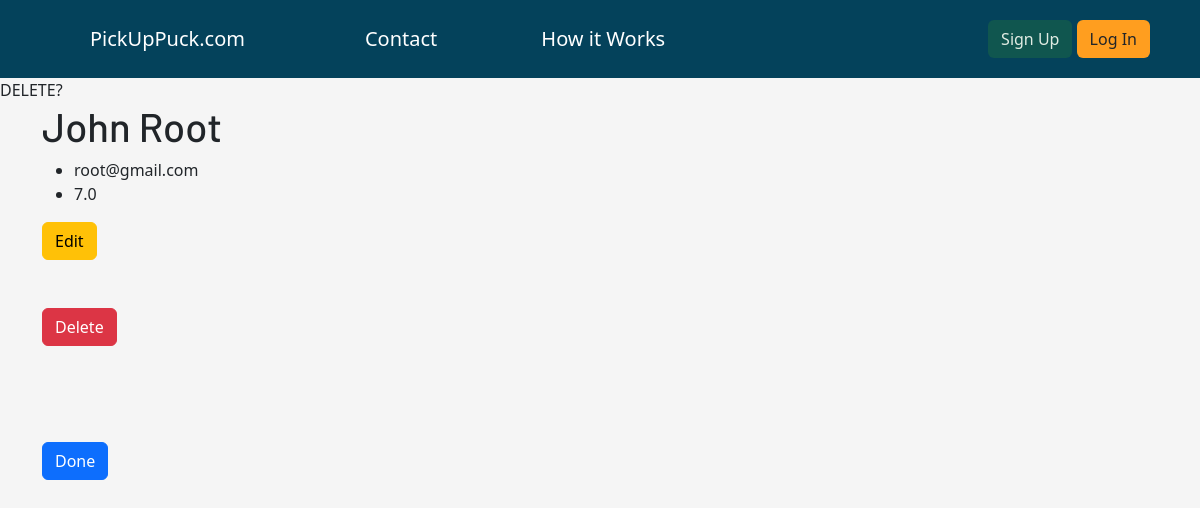
The page /organize/my-players/29 on the database its author committed.
### OrgDash/models.py (models this page shows, shortened)
class Player(models.Model):
    first_name = models.CharField(max_length=150, default= None)
    last_name = models.CharField(max_length=150, default= None)
    email = models.EmailField(max_length=150, default= None)
    skill = models.DecimalField(max_digits=4, decimal_places=1)
    created_by = models.ForeignKey(User, on_delete= models.CASCADE, default= 1)
    goalie = models.BooleanField(default= False, null= True)
    class Meta():
        unique_together= ("created_by", "email")

### OrgDash/views.py (the view)
# urls.py: path('my-players/<int:pk>', views.PlayerDetail.as_view(), name = 'player_detail'),
class PlayerDetail(DetailView):
    model = Player
    context_object_name = 'player'
    template_name = 'OrgDash/Players/player_detail.html'

### OrgDash/templates/OrgDash/Players/player_detail.html
{% extends 'base.html' %}
{% block body_block %}
DELETE?
<div class="container">
<h1>{{player.first_name}} {{player.last_name}}</h1>
<ul>
    <li>{{player.email}}</li>
    <li>{{player.skill}}</li>
</ul>
<form action="{% url 'OrgDash:update_player' object.pk %}">
    <button class="btn btn-warning">Edit</button>
    <br>
    <br>
    <br>
</form>
<form action="{% url 'OrgDash:delete_player' object.pk %}">
    <button class="btn btn-danger">Delete </button>
    <br>
    <br>
    <br>
</form>
<br>
<br>
<form action="{% url 'OrgDash:player_dash' %}">
    <button class="btn btn-primary">Done </button>
</form>
{% endblock %}

### pickuphockey/static/pickuphockey.css (style rules this page uses)
body { background-color: whitesmoke; }
h1, h2, h3, h4, h5 { font-family: 'Barlow', sans-serif; }

### rows shown on the page
Player: first_name "John", last_name "Root", email "root@gmail.com", skill "7.0"
